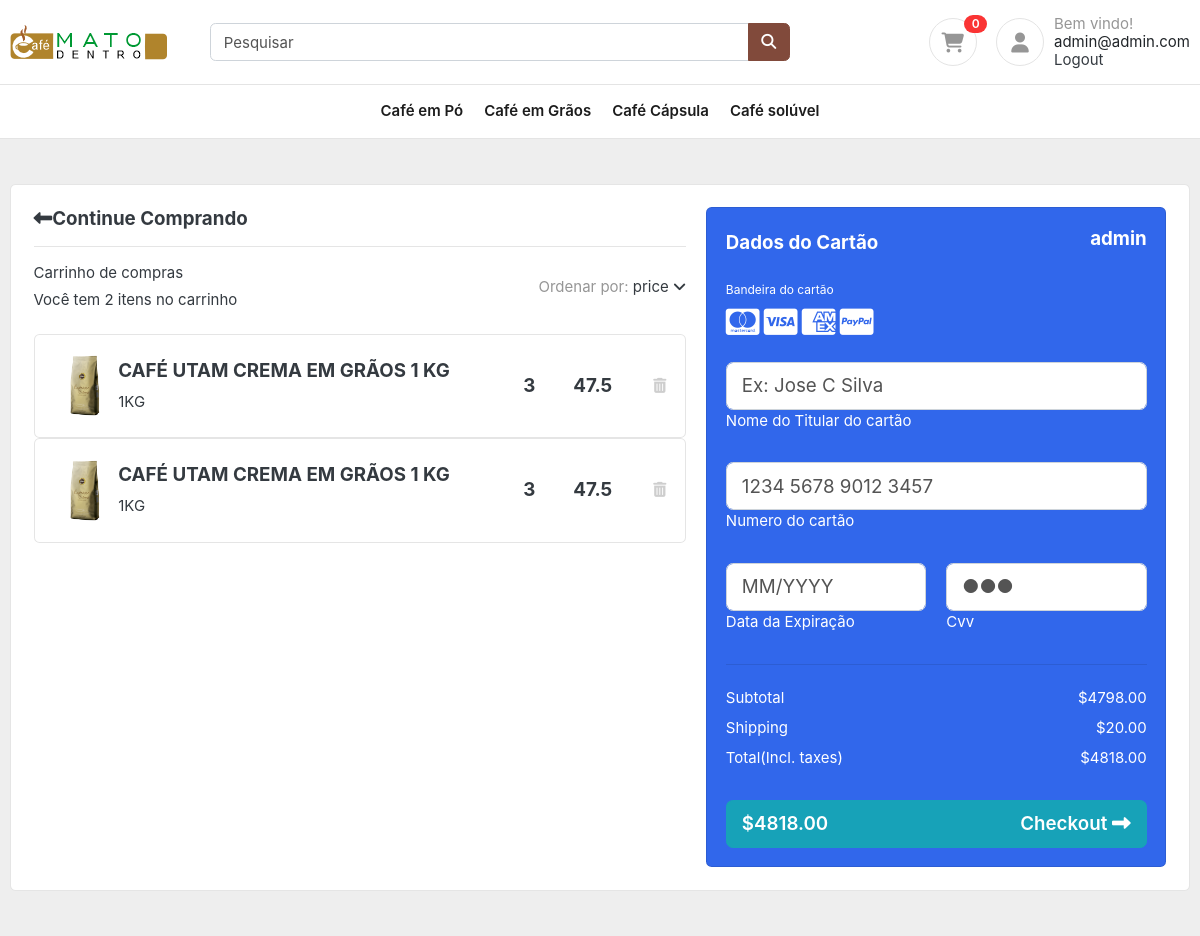
Page /carrinho/ (signed in) on the committed database.
### tables this page shows
CREATE TABLE "carrinho" (
	"id"	INTEGER,
	"name"	TEXT,
	"quant"	INTEGER,
	"valor"	REAL,
	"id_user"	INTEGER,
	"img_url"	TEXT,
	"tamanho"	TEXT,
	PRIMARY KEY("id" AUTOINCREMENT)
);

### loja/admin/rotas.py (the view)
@app.route('/carrinho/')
def carrinho():
    if session:
        user_id = session['id']
        print(f'Usuario {user_id}')
        conexao, cursor = conectar_banco(banco)
        itens_cart = cursor.execute(f"""
                            SELECT * FROM carrinho
                            WHERE id_user = {user_id}
                        """)
        envio = itens_cart.fetchall()
        print(f'envio = {envio}')
        return render_template("/carrinho/carrinho.html", items = envio, title="Carrinho")
    return render_template("/carrinho/carrinho.html", title="Carrinho")

### loja/admin/rotas.py (called while the page is built)
def conectar_banco(banco):
    conexao = sqlite3.connect(banco)
    cursor = conexao.cursor()
    return conexao, cursor

### loja/templates/carrinho/carrinho.html
{% include "includes/base.html" %}
<section class="h-100 h-custom" style="background-color: #eee;">
    <div class="container py-5 h-100">
      <div class="row d-flex justify-content-center align-items-center h-100">
        <div class="col">
          <div class="card">
            <div class="card-body p-4">
              <div class="row">
                <div class="col-lg-7">
                  <h5 class="mb-3"><a href="#!" class="text-body"><i
                        class="fas fa-long-arrow-alt-left me-2"></i>Continue Comprando</a></h5>
                  <hr>
                  <div class="d-flex justify-content-between align-items-center mb-4">
                    <div>
                      <p class="mb-1">Carrinho de compras</p>
                      <p class="mb-0">Você tem {{items | length}} itens no carrinho</p>
                    </div>
                    <div>
                      <p class="mb-0"><span class="text-muted">Ordenar por:</span> <a href="#!"
                          class="text-body">price <i class="fas fa-angle-down mt-1"></i></a></p>
                    </div>
                  </div>
                  {% for item in items %}
                  <div class="card mb-3 mb-lg-0">
                    <div class="card-body">
                      <div class="d-flex justify-content-between">
                        <div class="d-flex flex-row align-items-center">
                          <div>
                            <img
                              src="{{item[5]}}"
                              class="img-fluid rounded-3" alt="Shopping item" style="width: 65px;">
                          </div>
                          <div class="ms-3">
                            <h5>{{item[1]}}</h5>
                            <span>{{item[6]}}</span>
                          </div>
                        </div>
                        <div class="d-flex flex-row align-items-center">
                          <div style="width: 50px;">
                            <h5 class="fw-normal mb-0">{{item[2]}}</h5>
                          </div>
                          <div style="width: 80px;">
                            <h5 class="mb-0">{{item[3]}}</h5>
                          </div>
                          <a href="/delete/{{item[0]}}" style="color: #cecece;"><i class="fas fa-trash-alt"></i></a>
                        </div>
                      </div>
                    </div>
                  </div>
                  {% endfor %}
                </div>
                <div class="col-lg-5">
                  <div class="card bg-primary text-white rounded-3">
                    <div class="card-body">
                      <div class="d-flex justify-content-between align-items-center mb-4">
                        <h5 class="mb-0">Dados do Cartão</h5>
                          {% if not 'name' in session: %}
                          <div>
                            <h5>Bem Vindo!</h5>
                          </div>
                          {%else%}
                          <div>
                            <h5>{{session['name']}}</h5>
                          </div>
                            {% endif %}
                      </div>
                      <p class="small mb-2">Bandeira do cartão</p>
                      <a href="#!" type="submit" class="text-white"><i
                          class="fab fa-cc-mastercard fa-2x me-2"></i></a>
                      <a href="#!" type="submit" class="text-white"><i
                          class="fab fa-cc-visa fa-2x me-2"></i></a>
                      <a href="#!" type="submit" class="text-white"><i
                          class="fab fa-cc-amex fa-2x me-2"></i></a>
                      <a href="#!" type="submit" class="text-white"><i class="fab fa-cc-paypal fa-2x"></i></a>
                      <form class="mt-4">
                        <div class="form-outline form-white mb-4">
                          <input type="text" id="typeName" class="form-control form-control-lg" siez="17"
                            placeholder="Ex: Jose C Silva" />
                          <label class="form-label" for="typeName">Nome do Titular do cartão</label>
                        </div>
                        <div class="form-outline form-white mb-4">
                          <input type="text" id="typeText" class="form-control form-control-lg" siez="17"
                            placeholder="1234 5678 9012 3457" minlength="19" maxlength="19" />
                          <label class="form-label" for="typeText">Numero do cartão</label>
                        </div>
                        <div class="row mb-4">
                          <div class="col-md-6">
                            <div class="form-outline form-white">
                              <input type="text" id="typeExp" class="form-control form-control-lg"
                                placeholder="MM/YYYY" size="7" id="exp" minlength="7" maxlength="7" />
                              <label class="form-label" for="typeExp">Data da Expiração</label>
                            </div>
                          </div>
                          <div class="col-md-6">
                            <div class="form-outline form-white">
                              <input type="password" id="typeText" class="form-control form-control-lg"
                                placeholder="&#9679;&#9679;&#9679;" size="1" minlength="3" maxlength="3" />
                              <label class="form-label" for="typeText">Cvv</label>
                            </div>
                          </div>
                        </div>
                      </form>
                      <hr class="my-4">
                      <div class="d-flex justify-content-between">
                        <p class="mb-2">Subtotal</p>
                        <p class="mb-2">$4798.00</p>
                      </div>
                      <div class="d-flex justify-content-between">
                        <p class="mb-2">Shipping</p>
                        <p class="mb-2">$20.00</p>
                      </div>
                      <div class="d-flex justify-content-between mb-4">
                        <p class="mb-2">Total(Incl. taxes)</p>
                        <p class="mb-2">$4818.00</p>
                      </div>
                      <button type="button" class="btn btn-info btn-block btn-lg">
                        <div class="d-flex justify-content-between">
                          <span>$4818.00</span>
                          <span>Checkout <i class="fas fa-long-arrow-alt-right ms-2"></i></span>
                        </div>
                      </button>
                    </div>
                  </div>
                </div>
              </div>
            </div>
          </div>
        </div>
      </div>
    </div>
  </section>

### loja/templates/includes/base.html (shortened to what this page needs)
<!DOCTYPE HTML>
<html lang="en">
<head>
<link href="/static/css/bootstrap.css" rel="stylesheet" type="text/css"/>
<link href="/static/css/ui.css" rel="stylesheet" type="text/css"/>
<link rel="stylesheet" href="/static/css/style.css" type="text/css" />
<link href="/static/css/responsive.css" rel="stylesheet" media="only screen and (max-width: 1200px)" />
</head>
<body>
<header class="section-header">
<section class="header-main border-bottom">
  <div class="container">
<div class="row align-items-center">
  <div class="col-lg-2 col-6">
    <a href="/" class="brand-wrap">
      <img class="logo" src="/static/images/logo.png">
    </a>
  </div>
  <div class="col-lg-6 col-12 col-sm-12">
    <form action="#" class="search">
      <div class="input-group w-100">
          <input type="text" class="form-control" placeholder="Pesquisar">
          <div class="input-group-append">
            <button class="btn btn-primary" type="submit">
              <i class="fa fa-search"></i>
            </button>
          </div>
        </div>
    </form>
  </div>
  <div class="col-lg-4 col-sm-6 col-12">
    <div class="widgets-wrap float-md-right">
      <div class="widget-header  mr-3">
        <a href="/carrinho/" class="icon icon-sm rounded-circle border"><i class="fa fa-shopping-cart"></i></a>
        <span class="badge badge-pill badge-danger notify">0</span>
      </div>
      <div class="widget-header icontext">
        <a href="#" class="icon icon-sm rounded-circle border"><i class="fa fa-user"></i></a>
        <div class="text">
          <span class="text-muted">Bem vindo!</span>
          {% if not 'email' in session: %}
          <div>
            <a href="/login/">Login</a> |
            <a href="/register/"> Registre</a>
          </div>
          {%else%}
          <div>
            {{session['email']}}
          </div>
          <div>
            <a href="/logout">Logout</a>
          </div>
            {% endif %}
        </div>
      </div>
    </div>
  </div>
</div>
  </div>
</section>
</header>
<nav class="navbar navbar-main navbar-expand-lg navbar-light border-bottom">
  <div class="container">
    <div class="collapse navbar-collapse" id="main_nav">
      <ul class="navbar-nav">
        <li class="nav-item">
          <a class="nav-link" href="/produtos/po/">Café em Pó</a>
        </li>
        <li class="nav-item">
          <a class="nav-link" href="/produtos/graos/">Café em Grãos</a>
        </li>
        <li class="nav-item">
          <a class="nav-link" href="/produtos/capsula">Café Cápsula</a>
        </li>
        <li class="nav-item">
          <a class="nav-link" href="/produtos/soluvel/">Café solúvel</a>
        </li>
      </ul>
    </div>
  </div>
</nav>

### loja/static/css/ui.css (style rules this page uses)
html { font-family: 'Inter', sans-serif; font-size: 15px; }
.icon-xs, .icon-sm, .icon-md, .icon-lg { display: inline-block; text-align: center; -ms-flex-negative: 0; flex-shrink: 0; -webkit-box-flex: 0; -ms-flex-positive: 0; flex-grow: 0; }
.icon-sm { width: 48px; height: 48px; line-height: 48px !important; font-size: 20px; }
p:last-child { margin-bottom: 0; }
.header-main { position: relative; padding-top: 1rem; padding-bottom: 1rem; }
.brand-wrap .logo, .navbar-brand .logo { margin-right: 7px; max-height: 42px; display: inline-block; }
.navbar-main .nav-link { font-weight: 600; color: #1c1c1c; }
.widget-header { display: inline-block; vertical-align: middle; position: relative; }
.widget-header a { color: #343a40; }
.widget-header i { color: #969696; }
.widget-header .notify { position: absolute; top: -3px; right: -10px; }
.icontext { display: -webkit-inline-box; display: -ms-inline-flexbox; display: inline-flex; -webkit-box-align: center; -ms-flex-align: center; align-items: center; vertical-align: middle; }
.icontext .text { width: 100%; line-height: 1.2; color: #212529; }
.icontext .icon { position: relative; margin-right: 10px; -ms-flex-negative: 0; flex-shrink: 0; -webkit-box-flex: 0; -ms-flex-positive: 0; flex-grow: 0; }
.notify { position: absolute; top: -4px; right: -10px; display: inline-block; padding: .25em .6em; font-size: 12px; line-height: 1; text-align: center; border-radius: 3rem; color: #fff; background-color: #fa3434; }

### loja/static/css/style.css (style rules this page uses)
.btn-primary { color: #fff; background-color: #814a3b; border-color: #814a3b; }
@media (min-width: 992px) { .navbar-expand-lg .navbar-collapse { justify-content: center; } }

### rows in the picture
carrinho: img_url (picture), name "CAFÉ UTAM CREMA EM GRÃOS 1 KG", tamanho "1KG", quant "3", valor "47.5"
carrinho: img_url (picture), name "CAFÉ UTAM CREMA EM GRÃOS 1 KG", tamanho "1KG", quant "3", valor "47.5"

### other values in the picture
{{ session['email'] }} "admin@admin.com"
{{ items | length }} "2"
{{ session['name'] }} "admin"
